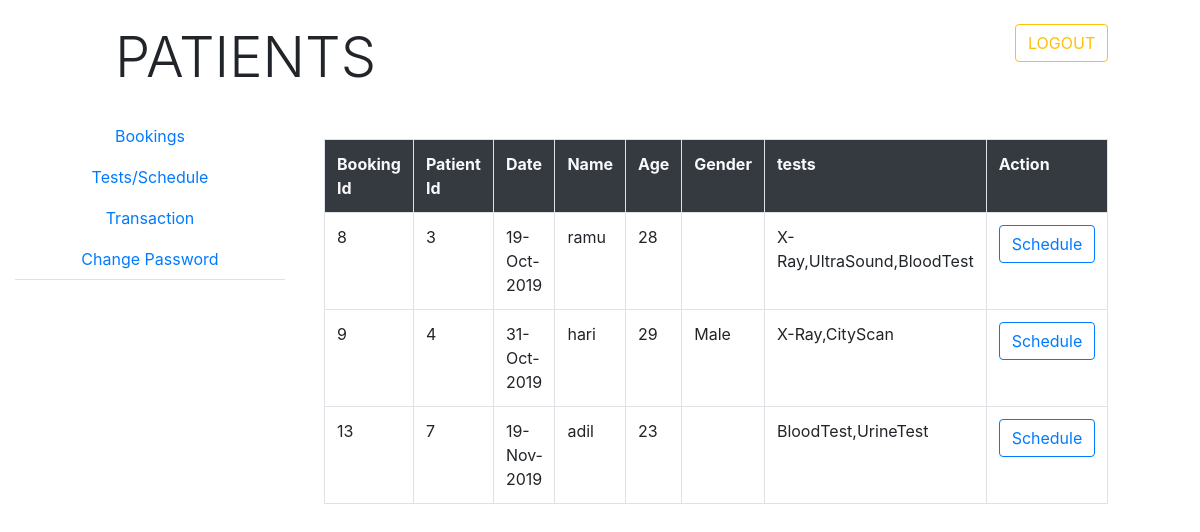
The page /bookrecp.php on the database its author committed.
### tables this page shows
CREATE TABLE IF NOT EXISTS `booking` (
  `bookingid` int(10) NOT NULL AUTO_INCREMENT,
  `pid` int(10) NOT NULL,
  `name` text NOT NULL,
  `age` int(10) NOT NULL,
  `gen` varchar(20) NOT NULL,
  `mobile` bigint(12) NOT NULL,
  `email` varchar(50) NOT NULL,
  `address` varchar(100) NOT NULL,
  `desease` varchar(100) NOT NULL,
  `tests` varchar(100) NOT NULL,
  `date` varchar(30) NOT NULL,
  `amount` varchar(10) NOT NULL,
  `status` varchar(20) NOT NULL DEFAULT 'Unpaid',
  `schedule` int(2) NOT NULL DEFAULT '0',
  PRIMARY KEY (`bookingid`)
);

### operation.php (called while the page is built, shortened)
    <?php
class operation
{
public $con;
function __construct()
{
	$this->con=new mysqli(host,username,password,database);
}
function selectall($sql)
{
	$x=$this->con->query($sql);
	return $x;
}
}
 ?>

### bookrecp.php (the view, shortened to what this page needs)
<!DOCTYPE html>
<html>
<head>
<?php include("externalfiles.php") ?>
</head>
<body>
<div class="container-fluid mt-4">
	<div class="row">
		<div class="col-md-1"></div>
				<div class="col-md-9 display-4 ">PATIENTS</div>
		<div class="col-md-2">
			<form action="logout.php"><button class="btn btn-outline-warning">LOGOUT</button></form>
		</div>
	</div>
</div>
<div class="container-fluid mt-4">
	<div class="row">
		<div class="col-md-3">
			<ul class="nav nav-tabs flex-column text-center">
<li class="nav-item"><a href="bookrecp.php" class="nav-link">Bookings</a></li>
<li class="nav-item"><a href="testrecp.php" class="nav-link">Tests/Schedule</a></li>
<li class="nav-item"><a href="transactionrecp.php" class="nav-link">Transaction</a></li>
<li class="nav-item"><a href="rchangepswd.php" class="nav-link">Change Password</a></li>
		</ul>
		</div>
<div class="col-md-8 p-4">
<table class="table table-hover table-bordered">
	<tr class="bg-dark text-light"><th>Booking Id</th><th>Patient Id</th><th>Date</th><th>Name</th><th>Age</th><th>Gender</th><th>tests</th><th>Action</th>
	</tr>
	<?php
include("operation.php");
$obj=new operation();
$sql="select * from booking where schedule=0";
$x=$obj->selectall($sql);
while($r=$x->fetch_assoc())
{
?>
<tr><td><?php echo $r['bookingid'] ?></td><td><?php echo $r['pid'] ?></td>
<td><?php echo $r['date'] ?></td><td><?php echo $r['name'] ?></td>
<td><?php echo $r['age'] ?></td><td><?php echo $r['gen'] ?></td>
<td><?php echo $r['tests'] ?></td>
<td><form action="schedule.php" method="post"><button class="btn btn-outline-primary" name="bid" value="<?php echo $r['bookingid'] ?>">Schedule</button></form></td>
</tr>
<?php
}	 ?>
</table>
			</div>
			<div class="col-md-1"></div>
	</div>
</div>
</body>
</html>

### rows shown on the page
booking: bookingid "8", pid "3", date "19-Oct-2019", name "ramu", age "28", tests "X-Ray,UltraSound,BloodTest"
booking: bookingid "9", pid "4", date "31-Oct-2019", name "hari", age "29", gen "Male", tests "X-Ray,CityScan"
booking: bookingid "13", pid "7", date "19-Nov-2019", name "adil", age "23", tests "BloodTest,UrineTest"
